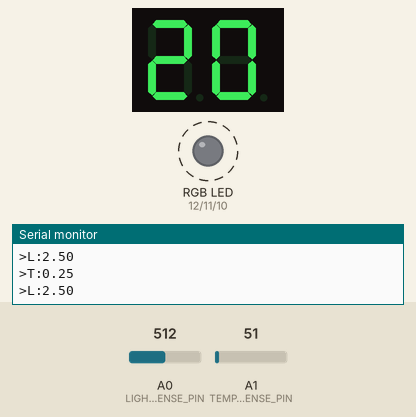
Simulated run of this program. Board: Arduino Mega 2560, built with avr-gcc and run on an emulated ATmega2560. On the bench: 2-digit seven-segment display, an RGB LED mixed from three pins (HIGH = lit), the last lines printed to the serial monitor. Wiring (inferred from the names in the program): 2-digit 7-segment display, segments lit when HIGH: segments pin 25, pin 26, pin 27, pin 22, pin 23, pin 24, pin 28; digit selects pin 46, pin 47. Dashed ring = blinking. The test bench sets the inputs (shaded band); at power-on: A0 (LIGHT_SENSE_PIN) = 512, A1 (TEMP_SENSE_PIN) = 51. The segment pins are drawn as the display they are named for; pins used as bus, display or sensor lines are not drawn.

Above: at 0.81 s.
1.3 s: A0 (LIGHT_SENSE_PIN) set to 112
At 4.2 s:
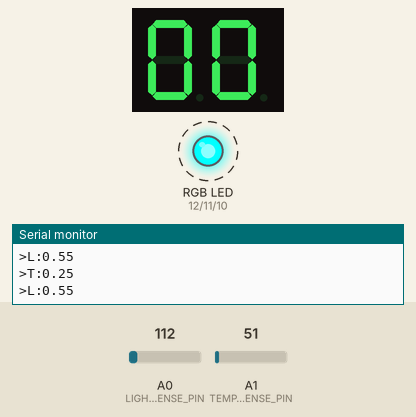
4.3 s: A0 (LIGHT_SENSE_PIN) set to 94
At 5.0 s:
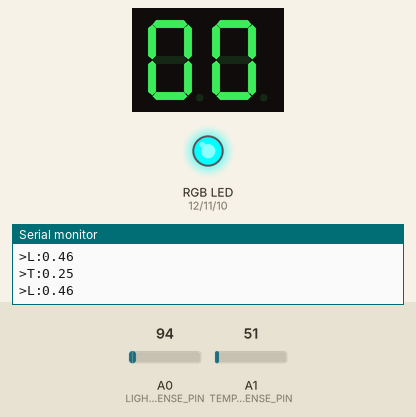
5.8 s: A0 (LIGHT_SENSE_PIN) set to 306
At 6.29 s:
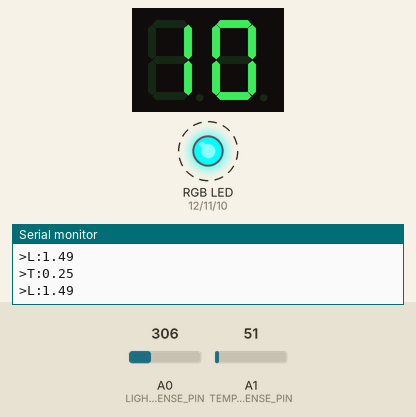
7.3 s: A0 (LIGHT_SENSE_PIN) set to 5
At 8.0 s:
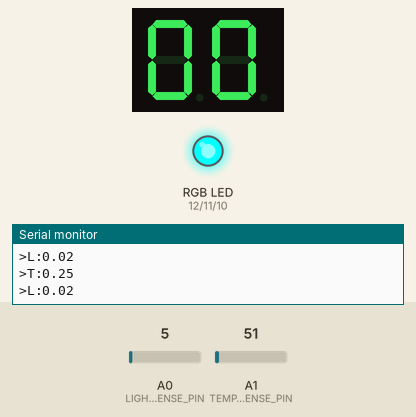
8.8 s: A0 (LIGHT_SENSE_PIN) set to 122
At 9.3 s:
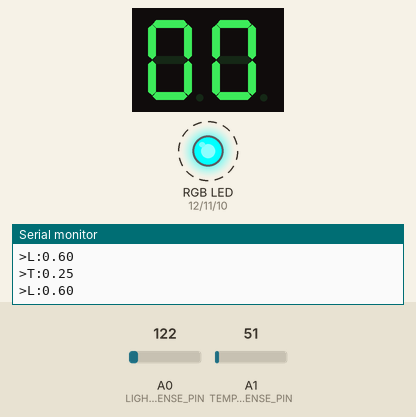
Timing chart, 0 to 12.2 s (numbered marks = the images above; inputs shaded):
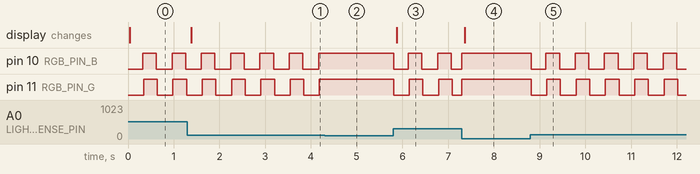

The program:

main.cpp
```cpp
#include <Arduino.h>

#define TEMP_SENSE_PIN A1
#define LIGHT_SENSE_PIN A0

#define RGB_PIN_B 10
#define RGB_PIN_G 11
#define RGB_PIN_R 12

#define seg_a 25
#define seg_b 26
#define seg_c 27
#define seg_d 22
#define seg_e 23
#define seg_f 24
#define seg_g 28

float adc_max = 1024;

void setup() {
    pinMode(TEMP_SENSE_PIN, INPUT);
    pinMode(LIGHT_SENSE_PIN, INPUT);

    pinMode(RGB_PIN_R, OUTPUT);
    pinMode(RGB_PIN_G, OUTPUT);
    pinMode(RGB_PIN_B, OUTPUT);

    digitalWrite(RGB_PIN_R, HIGH);
    digitalWrite(RGB_PIN_G, HIGH);
    digitalWrite(RGB_PIN_B, HIGH);

    pinMode(seg_a, OUTPUT);
    pinMode(seg_b, OUTPUT);
    pinMode(seg_c, OUTPUT);
    pinMode(seg_d, OUTPUT);
    pinMode(seg_e, OUTPUT);
    pinMode(seg_f, OUTPUT);
    pinMode(seg_g, OUTPUT);

    pinMode(46, OUTPUT);
    pinMode(47, OUTPUT);

    digitalWrite(46, HIGH);
    digitalWrite(47, HIGH);

    Serial.begin(115200);
}

void seg_first() {
    digitalWrite(46, HIGH);
    digitalWrite(47, LOW);
}

void seg_second() {
    digitalWrite(46, LOW);
    digitalWrite(47, HIGH);
}

void seg_none() {
    digitalWrite(46, HIGH);
    digitalWrite(47, HIGH);
}

void seg_0() {
    digitalWrite(seg_a, HIGH);
    digitalWrite(seg_b, HIGH);
    digitalWrite(seg_c, HIGH);
    digitalWrite(seg_d, HIGH);
    digitalWrite(seg_e, HIGH);
    digitalWrite(seg_f, HIGH);
    digitalWrite(seg_g, LOW);
}

void seg_1() {
    digitalWrite(seg_a, LOW);
    digitalWrite(seg_b, HIGH);
    digitalWrite(seg_c, HIGH);
    digitalWrite(seg_d, LOW);
    digitalWrite(seg_e, LOW);
    digitalWrite(seg_f, LOW);
    digitalWrite(seg_g, LOW);
}

void seg_2() {
    digitalWrite(seg_a, HIGH);
    digitalWrite(seg_b, HIGH);
    digitalWrite(seg_c, LOW);
    digitalWrite(seg_d, HIGH);
    digitalWrite(seg_e, HIGH);
    digitalWrite(seg_f, LOW);
    digitalWrite(seg_g, HIGH);
}

void seg_3() {
    digitalWrite(seg_a, HIGH);
    digitalWrite(seg_b, HIGH);
    digitalWrite(seg_c, HIGH);
    digitalWrite(seg_d, HIGH);
    digitalWrite(seg_e, LOW);
    digitalWrite(seg_f, LOW);
    digitalWrite(seg_g, HIGH);
}

void seg_4() {
    digitalWrite(seg_a, LOW);
    digitalWrite(seg_b, HIGH);
    digitalWrite(seg_c, HIGH);
    digitalWrite(seg_d, LOW);
    digitalWrite(seg_e, LOW);
    digitalWrite(seg_f, HIGH);
    digitalWrite(seg_g, HIGH);
}

int current_blue = false;
int current_green = false;

void num_to_seg(int num) {
    switch (num) {
    case 0:
        seg_0();
        break;
    case 1:
        seg_1();
        break;
    case 2:
        seg_2();
        break;
    case 3:
        seg_3();
        break;
    case 4:
        seg_4();
        break;

    default:
        break;
    }
}

void loop() {
    float temp_voltage = analogRead(TEMP_SENSE_PIN) / adc_max * 5.0;
    float light_voltage = analogRead(LIGHT_SENSE_PIN) / adc_max * 5.0;

    Serial.print(">T:");
    Serial.println(temp_voltage);

    Serial.print(">L:");
    Serial.println(light_voltage);

    int temp_out_of_range = temp_voltage < 2.32 || temp_voltage > 2.35;

    if (light_voltage > 0.5 || temp_voltage > 2.35) { // Too cold or too dark
        if (temp_out_of_range) {
            digitalWrite(RGB_PIN_G, current_green % 30 > 15);
            current_green += 1;
        }
        current_blue += 1;
        digitalWrite(RGB_PIN_B, current_blue % 30 > 15);
    } else {
        current_green = 0;
        current_blue = 0;
        digitalWrite(RGB_PIN_G, HIGH);
        digitalWrite(RGB_PIN_B, HIGH);
    }

    bool too_big = light_voltage < 0.3 || temp_voltage < 2.32;

    digitalWrite(RGB_PIN_R, !too_big); // Too hot or too bright

    if (too_big) {
        seg_none();

        num_to_seg((int)temp_voltage);
        seg_first();
        delay(10);

        seg_none();

        num_to_seg((int)light_voltage);
        seg_second();
        delay(10);

        seg_none();
    }
}
```

Measured:
- the behaviour switches between 103 and 102 on A0 (LIGHT_SENSE_PIN) (found by bisection; images 1 and 2)
- after the input at 1.3 s, the display: changes after 0.08 s (image 1)
- after the input at 4.3 s, pin 10 (RGB_PIN_B), pin 11 (RGB_PIN_G): stops changing and stays HIGH
- after the input at 5.8 s, pin 10 (RGB_PIN_B): alternates HIGH for 0.30 s and LOW for 0.33 s, starting at once; pin 11 (RGB_PIN_G): alternates HIGH for 0.30 s and LOW for 0.34 s, starting at once; the display: changes after 0.08 s (image 3)
- after the input at 7.3 s, the display: changes after 0.06 s (image 4)
- after the input at 8.8 s, pin 10 (RGB_PIN_B), pin 11 (RGB_PIN_G): alternates HIGH for 0.30 s and LOW for 0.34 s, starting at once
- by itself, pin 10 (RGB_PIN_B), pin 11 (RGB_PIN_G): alternates HIGH for 0.30 s and LOW for 0.34 s
